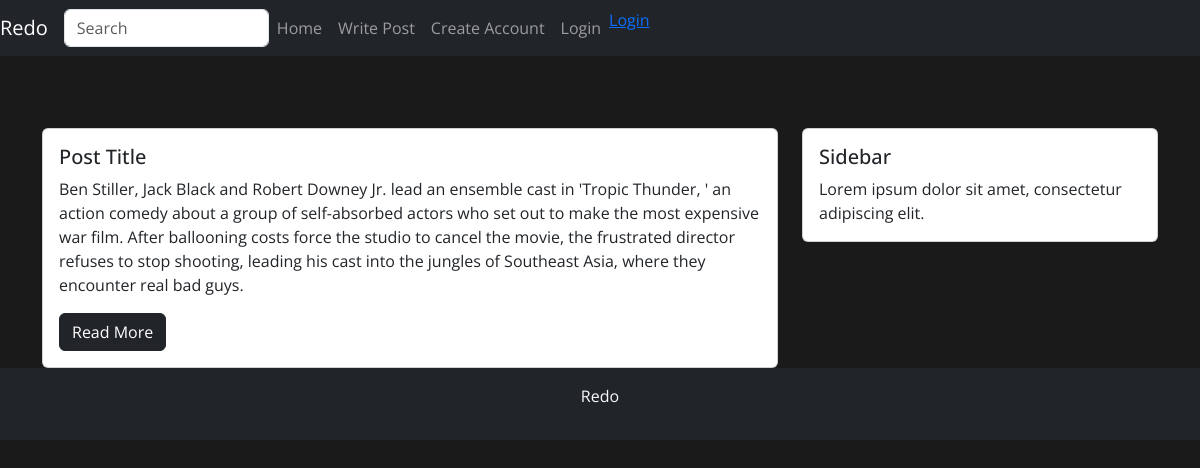
The app's page /, older data.
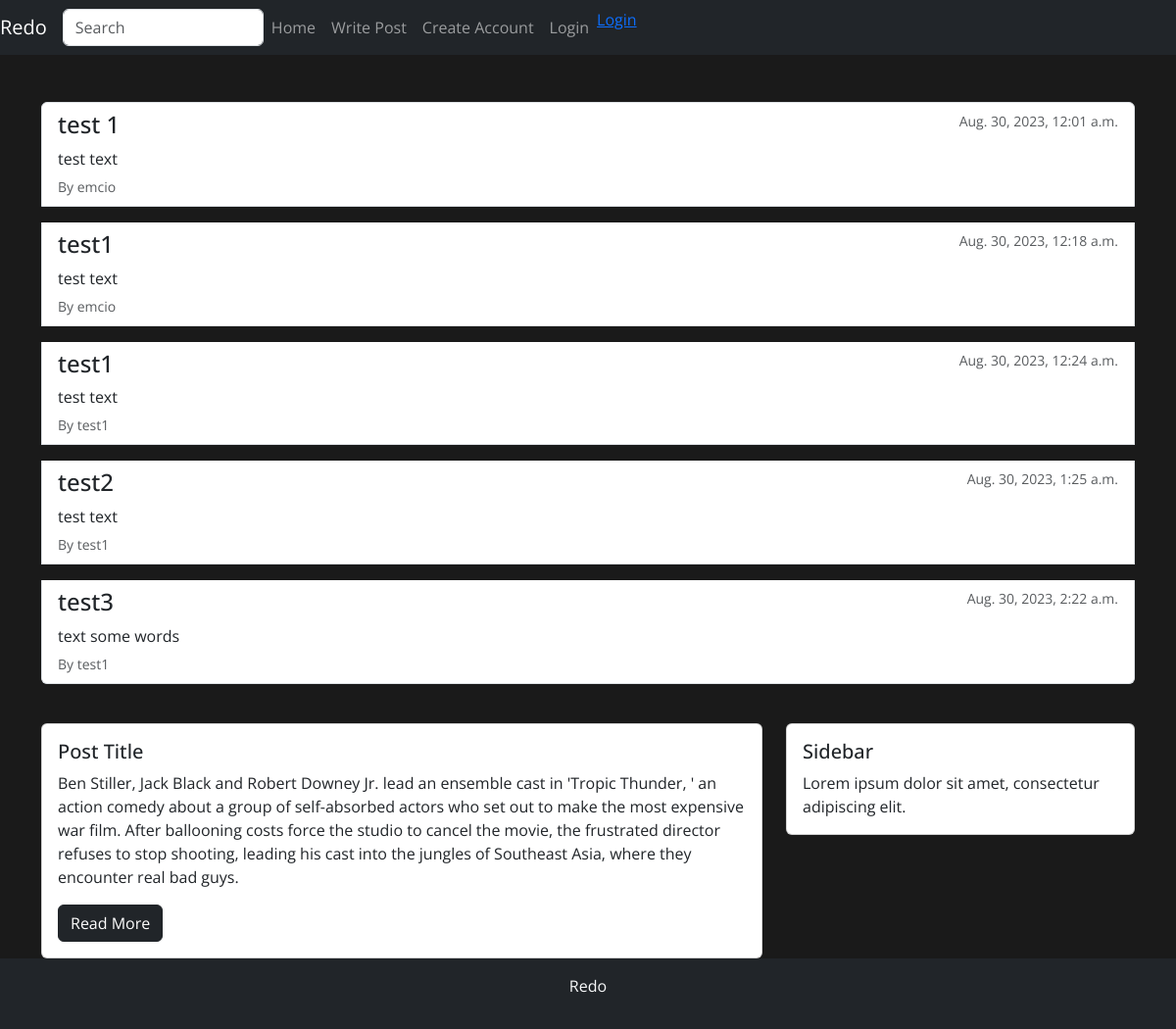
The same page, newer data.
### posts/models.py (models this page shows, shortened)
class Post(models.Model):
    title = models.CharField(max_length=200)
    content = models.TextField()
    author = models.ForeignKey(User, on_delete=models.CASCADE)
    created_at = models.DateTimeField(auto_now_add=True)

### base/views.py (the view)
# urls.py: path('', homepage, name='home'),
def homepage(request):
    posts = Post.objects.all()
    context = {
        'posts': posts
    }
    return render(request, 'index.html', context)

### base/templates/index.html (shortened to what this page needs)
{% load static %}
<!DOCTYPE html>
<html lang="en">
<head>
    <link href="https://cdn.jsdelivr.net/npm/bootstrap@5.3.1/dist/css/bootstrap.min.css" rel="stylesheet">
    <link href="{% static 'assets/css/style.css' %}" rel="stylesheet">
</head>
<body>
    <nav class="navbar navbar-expand-lg navbar-dark bg-dark">
        <a class="navbar-brand" href="{% url 'home' %}">Redo</a>
        <div class="collapse navbar-collapse" id="navbarNav">
          <form class="form-inline">
            <input class="form-control mr-sm-2" type="search" placeholder="Search" aria-label="Search">
          </form>
          <ul class="navbar-nav ml-auto">
            <li class="nav-item active">
              <a class="nav-link" href="{% url 'home' %}">Home</a>
            </li>
            <li class="nav-item">
              <a class="nav-link" href="{% url 'create_post' %}">Write Post</a>
            </li>
            <li class="nav-item">
              <a class="nav-link" href="{% url 'register' %}">Create Account</a>
            </li>
            <li class="nav-item">
              <a class="nav-link" href="{% url 'login' %}">Login</a>
            </li>
            <li>
              {% if user.is_authenticated %}
              <a href="{% url 'logout' %}">Logout</a>
              {% else %}
              <a href="{% url 'login' %}">Login</a>
              {% endif %}
            </li>
          </ul>
        </div>
      </nav>
      <div class="container mt-5">
        <ul class="list-group">
          {% for post in posts %}
          <li class="list-group-item mb-3">
            <div class="d-flex justify-content-between align-items-start">
              <h2 class="h4 mb-2">{{ post.title }}</h2>
              <small class="text-muted">{{ post.created_at }}</small>
            </div>
            <p class="mb-1">{{ post.content }}</p>
            <small class="text-muted">By {{ post.author.username }}</small>
          </li>
          {% endfor %}
        </ul>
      </div>
      <div class="container mt-4">
        <div class="row">
          <div class="col-md-8">
            <div class="card">
              <div class="card-body">
                <h5 class="card-title">Post Title</h5>
                <p class="card-text">
                    Ben Stiller, Jack Black and Robert Downey Jr. lead an ensemble cast in 'Tropic Thunder,
                    ' an action comedy about a group of self-absorbed actors who set out to make the most
                    expensive war film. After ballooning costs force the studio to cancel the movie, the
                    frustrated director refuses to stop shooting, leading his cast into the jungles of Southeast Asia,
                     where they encounter real bad guys.</p>
                <a href="#" class="btn btn-dark">Read More</a>
              </div>
            </div>
          </div>
          <div class="col-md-4">
            <div class="card">
              <div class="card-body">
                <h5 class="card-title">Sidebar</h5>
                <p class="card-text">Lorem ipsum dolor sit amet, consectetur adipiscing elit.</p>
              </div>
            </div>
          </div>
        </div>
      </div>
      <footer class="bg-dark text-light text-center py-3">
        <p>Redo</p>
      </footer>
</body>
</html>

### static/assets/css/style.css (style rules this page uses)
* { box-sizing: border-box; }
html { height: 100%; width: 100%; }
body { background-color: #1a1a1a; color: #fff; font-family:'Open Sans', sans-serif; margin: 0; padding: 0; }

Row changes from the older to the newer data that the page shows:
added Post: title "test 1", created_at "Aug. 30, 2023, 12:01 a.m.", content "test text", author.username "emcio"
added Post: title "test1", created_at "Aug. 30, 2023, 12:18 a.m.", content "test text", author.username "emcio"
added Post: title "test1", created_at "Aug. 30, 2023, 12:24 a.m.", content "test text", author.username "test1"
added Post: title "test2", created_at "Aug. 30, 2023, 1:25 a.m.", content "test text", author.username "test1"
added Post: title "test3", created_at "Aug. 30, 2023, 2:22 a.m.", content "text some words", author.username "test1"
